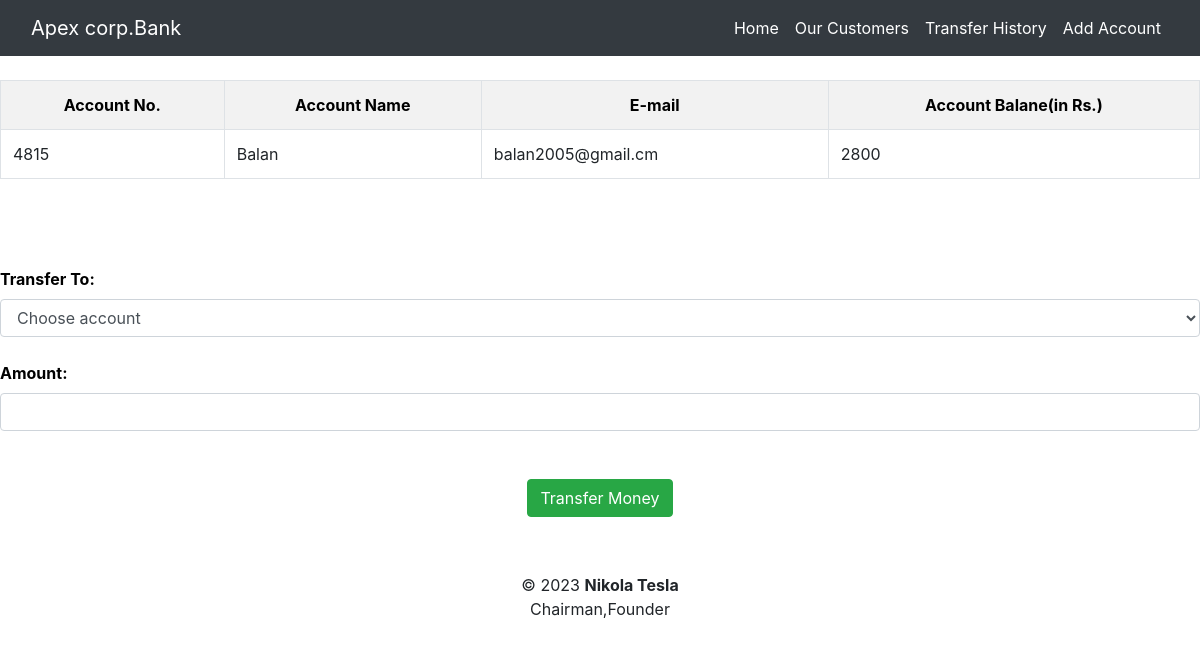
/transfer.php?tf=4815, run on the app's committed database.
### tables this page shows
CREATE TABLE `account` (
  `accno` int(11) DEFAULT NULL,
  `name` varchar(255) NOT NULL,
  `mail` text NOT NULL,
  `amt` int(11) NOT NULL
);

### transfer.php (the view, shortened to what this page needs)
<!DOCTYPE html>
<html lang="en">
<head>
  <link rel="stylesheet" href="https://maxcdn.bootstrapcdn.com/bootstrap/4.5.2/css/bootstrap.min.css">
  <link rel="stylesheet"   href="CSS/Styles.css">
</head>
<body>
<nav class="navbar navbar-expand-lg navbar-dark bg-dark">
  <div class="container-fluid">
    <a class="navbar-brand" href="#">Apex corp.Bank </a>
    <div class="collapse navbar-collapse" id="navbarSupportedContent">
      <ul class="navbar-nav ml-auto">
        <li class="nav-item">
          <a class="nav-link active" aria-current="page" href="home.php">Home</a>
        </li>
        <li class="nav-item">
          <a class="nav-link active" aria-current="page" href="data.php">Our Customers</a>
        </li>
        <li class="nav-item">
          <a class="nav-link active" aria-current="page" href="tansferhistory.php">Transfer History</a>
        </li>
        <li class="nav-item">
          <a class="nav-link active" aria-current="page" href="newdata.php">Add Account</a>
        </li>
        </div>
      </div>
</nav>
<?php
             $connection = mysqli_connect("localhost","root","");
            ?>
            <form method="post" name="tcredit" class="tabletext" ><br>
        <div>
            <table class="table table-striped table-condensed table-bordered">
            <tr style="color : black;">
                    <th class="text-center">Account No.</th>
                    <th class="text-center">Account Name</th>
                    <th class="text-center">E-mail</th>
                    <th class="text-center">Account Balane(in Rs.)</th>
                </tr>
               <?php
                 $tf = $_GET['tf'];
                 $sql = "select * from account where accno = '$tf'";
                 $run = mysqli_query($connection,$sql);
                  while($row = mysqli_fetch_array($run))
                                {
                                    $accno = $row['accno'];
                                    $name = $row['name'];
                                    $mail = $row['mail'];
                                    $amt = $row['amt'];
                                ?>
                                        <td><?php echo $accno ?></td>
                                        <td><?php echo $name ?></td>
                                        <td><?php echo $mail ?></td>
                                        <td><?php echo $amt ?></td>
                                <?php $accno++; } ?>
            </table>
        </div>
        <br><br><br>
        <label style="color : black;"><b>Transfer To:</b></label>
        <select name="to" class="form-control" required>
            <option value="" disabled selected>Choose account</option>
        </select>
        <br>
            <label style="color : black;"><b>Amount:</b></label>
            <input type="number" class="form-control" name="amt" required>
            <br><br>
                <div class="text-center" >
            <button  class="btn btn-success" name="submit" type="submit" id="myBtn" >Transfer Money</button>
            </div>
        </form>
<footer class="text-center mt-2 py-5">
        <p>&copy 2023  <b>Nikola Tesla</b> </br>Chairman,Founder</p>
      </footer>
</body>
</html>

### data on the page
account: accno "4815", name "Balan", mail "balan2005@gmail.cm", amt "2800"
